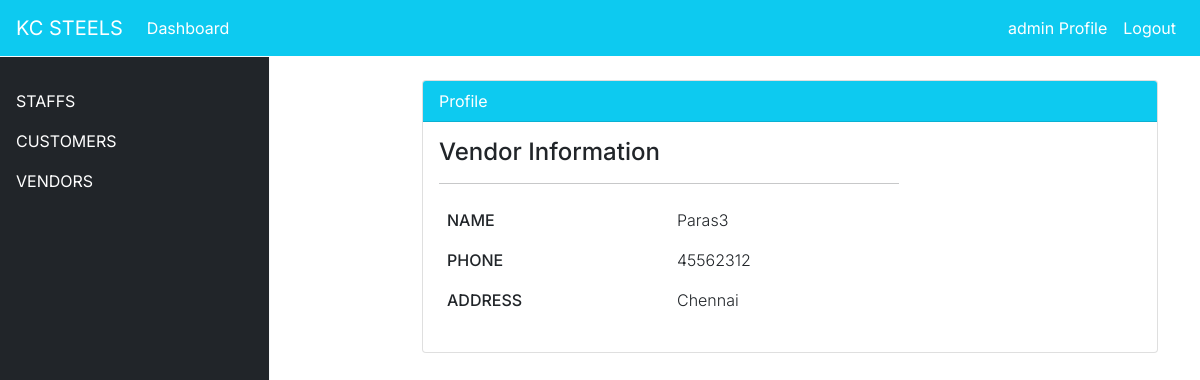
/vendor/view/13 (signed in), run on an earlier commit of the app's database.
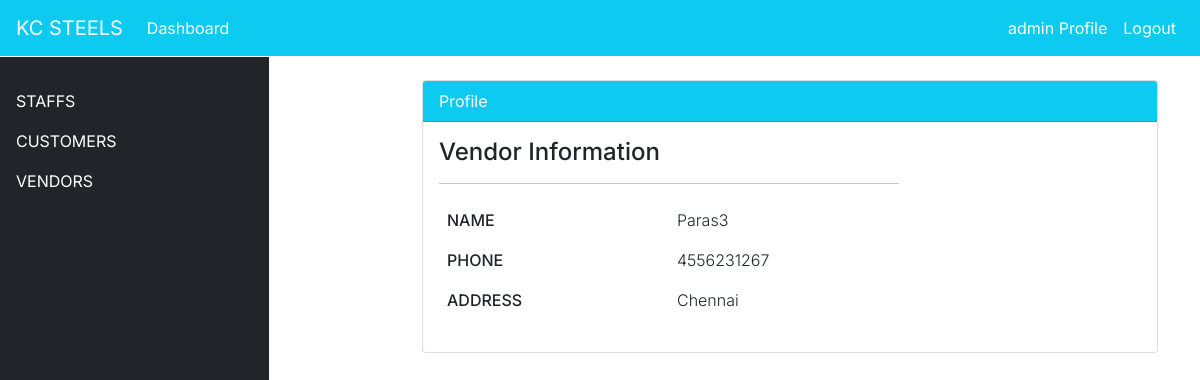
And on a later commit of the database.
### dashboard/models.py (models this page shows, shortened)
class Vendor(models.Model):
    vendor_no = models.IntegerField(null=True)
    vendor_id = models.CharField(max_length=100, null=True, unique=True)
    vendor_name = models.CharField(max_length=100, null=True)
    vendor_address = models.CharField(max_length=200, null=True)
    vendor_mobile = models.CharField(max_length=15,null=True)

### dashboard/views.py (the view)
# urls.py: path('vendor/view/<int:pk>',views.vendor_view,name='dashboard-vendor-view'),
@login_required
def vendor_view(request, pk):
    vendors = Vendor.objects.get(id=pk)
    context = {
        'vendors' : vendors,
    }
    return render(request, 'dashboard/vendor_veiw.html',context)

### templates/dashboard/vendor_veiw.html (shortened to what this page needs)
{% extends 'partial/base.html' %}
{% block content %}
{% include 'partial/topnav_wm.html'%}
<div class="container">
    <div class="row my-4">
        <div class="col-md-4">
        </div>
        <div class="col-md-8">
            <div class="card">
                <div class="card-header bg-info text-white">
                    Profile
                </div>
                <div class="card-body">
                    <div class="row">
                        <div class="col-md-8">
                            <span class="h4">Vendor Information</span>
                            <hr>
                            <table class="table bg-white table-borderless">
                                <tbody>
                                  <tr>
                                    <th scope="row">Name</th>
                                    <td>{{ vendors.vendor_name }}</td>
                                  </tr>
                                  <tr>
                                    <th scope="row">Phone</th>
                                    <td>{{ vendors.vendor_mobile }}</td>
                                  </tr>
                                  <tr>
                                    <th scope="row">Address</th>
                                    <td>{{ vendors.vendor_address }}</td>
                                  </tr>
                                </tbody>
                              </table>
                        </div>
                    </div>
                </div>
            </div>
        </div>
    </div>
</div>
{% endblock %}

What changed in the data, as far as the page shows it:
changed Vendor "Paras3": vendor_mobile "45562312" → "4556231267"
